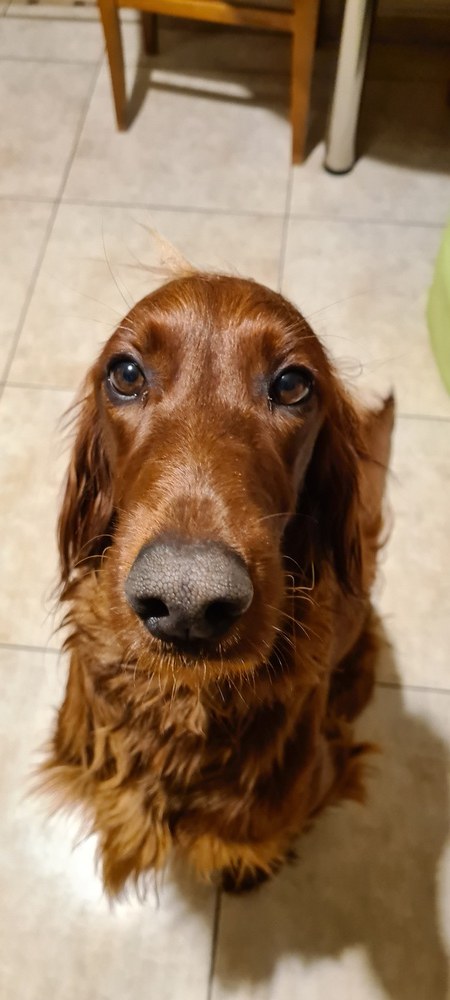
#> input picture face_detection/face_images/20230527_224925.jpg, 450 x 1000 px, shrunk from 1816 x 4032 before the run, found by its file name; its folder holds only this picture in this run
$ python main_opencv.py
#> lines starting #> are read from the running program, lines starting #| are printed output that depends on the picture; after the words box and inside, x2 and y2 are one past the last pixel; in counts of white or black regions, pixels touching at a corner belong together
import cv2
import matplotlib.pyplot as plt

import os

# shira
# imagePath = "face_images/20230527_224925.jpg"

# ho lee shit
# imagePath = "face_images/2023_0528_023416.jpg"

# ja w lesie

filenames = next(os.walk("face_detection/face_images/", (None, None, [])))[2]

min_neighbors = 4
clasifier = "haarcascade_frontalface_alt_tree.xml"
face_images_path = "face_detection/face_images/"

for imagePath in filenames:
    imagePath = imagePath
    img = cv2.imread(face_images_path + imagePath)
#> img is the input picture: shape (1000, 450, 3); mean B, G, R 98.2, 124.6, 151.2
    print(
        img.shape
    )  # width, height, dimensions(in other words: is rgb or not) (931, 1170, 3)
#| (1000, 450, 3)
    gray_image = cv2.cvtColor(img, cv2.COLOR_BGR2GRAY)
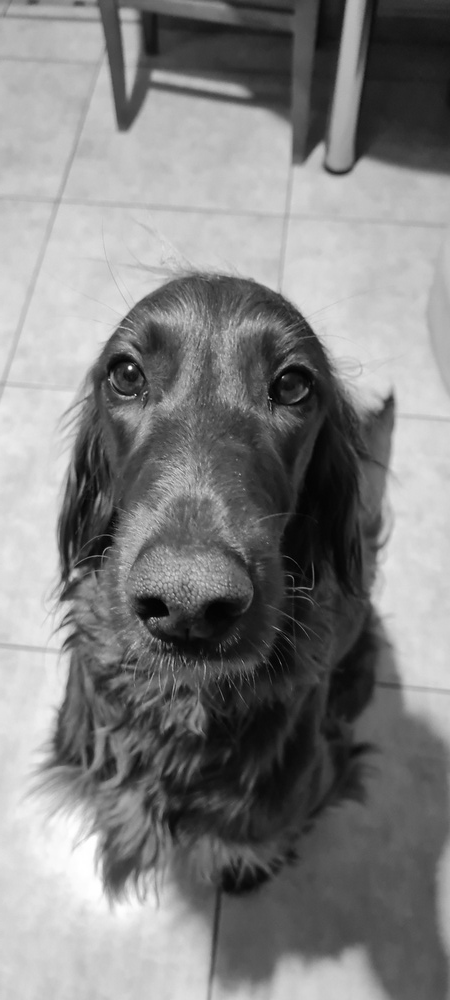
#> gray_image: shape (1000, 450); min 1, max 255, mean 129.6
    print(gray_image.shape)  # (931, 1170)
#| (1000, 450)

    face_classifier = cv2.CascadeClassifier(
        cv2.data.haarcascades + clasifier
    )  # load clasifier for frontal faces detection

    # detect face
    face = face_classifier.detectMultiScale(
        gray_image, scaleFactor=1.1, minNeighbors=min_neighbors, minSize=(40, 40)
    )
#> face = ()

    # edit img: draw rectangle around face
    for x, y, w, h in face:
        cv2.rectangle(img, (x, y), (x + w, y + h), (0, 255, 0), 4)
#> this loop made 0 passes

    # make image color again
    img_rgb = cv2.cvtColor(img, cv2.COLOR_BGR2RGB)

    directory = (
        "face_detection/min_neighbors_" + str(min_neighbors) + "/" + clasifier + "/"
    )
    os.makedirs(directory, exist_ok=True)
    plt.figure(figsize=(20, 10))
    plt.imsave(directory + imagePath, img_rgb)
    plt.axis("off")

$ run again, on face_detection/face_images/20230818_184606.jpg
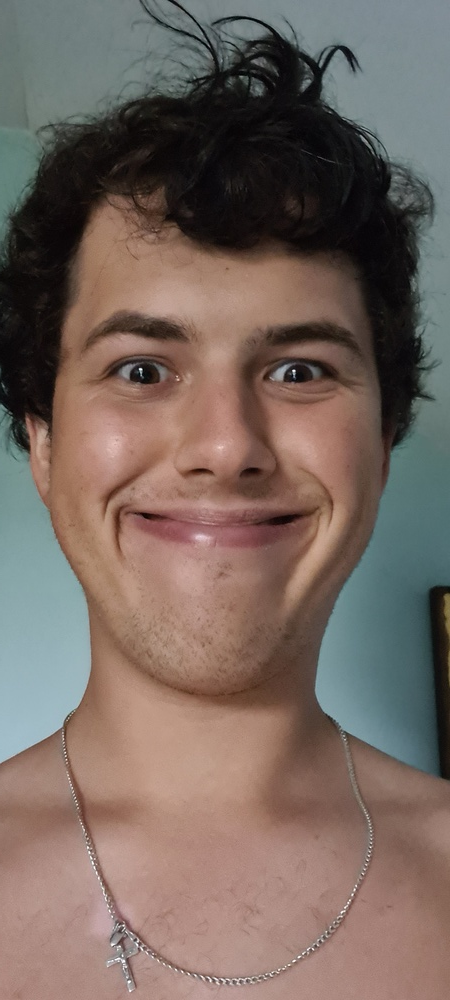
#> input picture face_detection/face_images/20230818_184606.jpg, 450 x 1000 px, shrunk from 1448 x 3216 before the run, found by its file name
#> img is the input picture: shape (1000, 450, 3); mean B, G, R 95.8, 103.5, 119
#| (1000, 450, 3)
#> `gray_image = cv2.cvtColor(img, cv2.COLOR_BGR2GRAY)`:
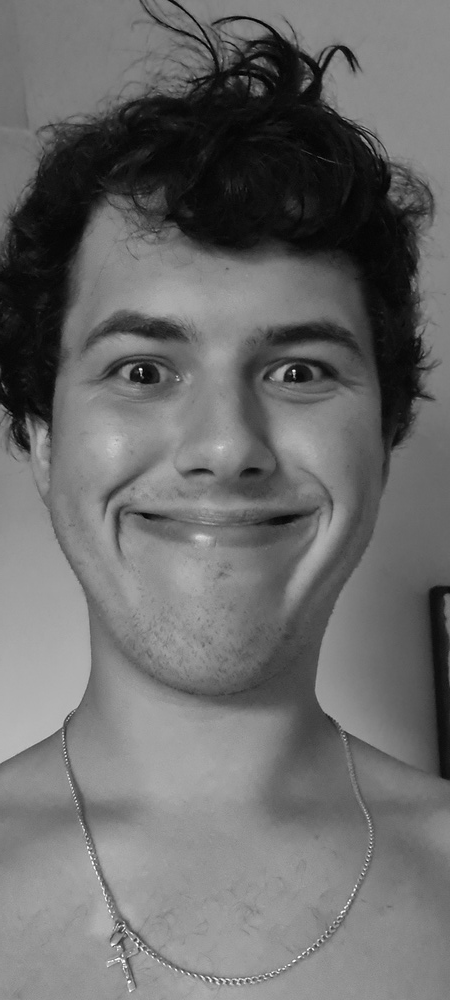
#> gray_image: shape (1000, 450); min 1, max 254, mean 107.3
#| (1000, 450)
#> face = [[24, 220, 388, 388]]
#> the loop `for x, y, w, h in face:` made 1 pass
#> after the loop `for x, y, w, h in face:`:
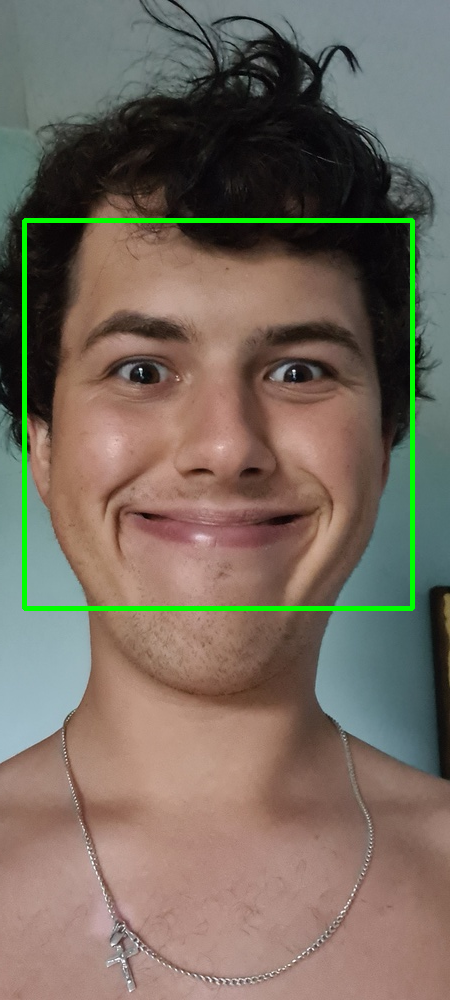
#> img: shape (1000, 450, 3); 1.72% of pixels changed, all inside (x1, y1, x2, y2) = (22, 218, 415, 611)

$ run again, on face_detection/face_images/20230818_184608.jpg
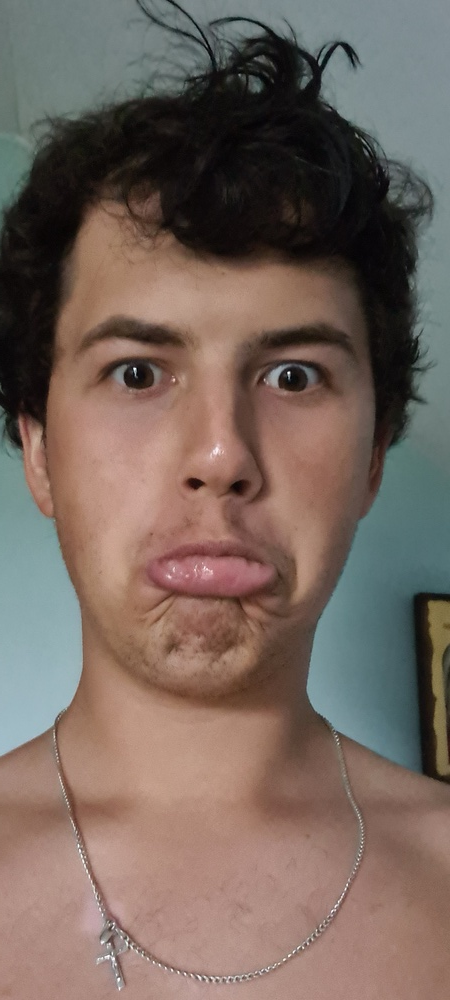
#> input picture face_detection/face_images/20230818_184608.jpg, 450 x 1000 px, shrunk from 1448 x 3216 before the run, found by its file name
#> img is the input picture: shape (1000, 450, 3); mean B, G, R 94, 102.4, 118.3
#| (1000, 450, 3)
#> `gray_image = cv2.cvtColor(img, cv2.COLOR_BGR2GRAY)`:
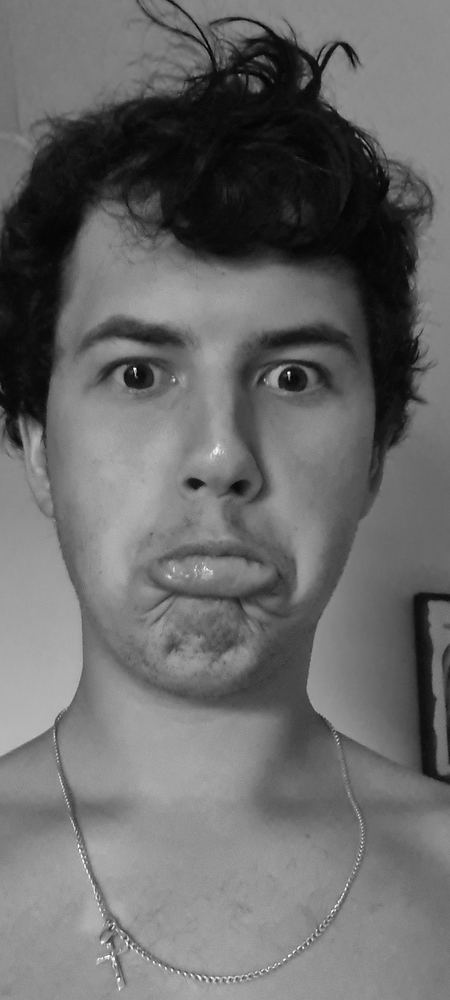
#> gray_image: shape (1000, 450); min 1, max 255, mean 106.2
#| (1000, 450)
#> face = [[29, 224, 382, 382]]
#> the loop `for x, y, w, h in face:` made 1 pass
#> after the loop `for x, y, w, h in face:`:
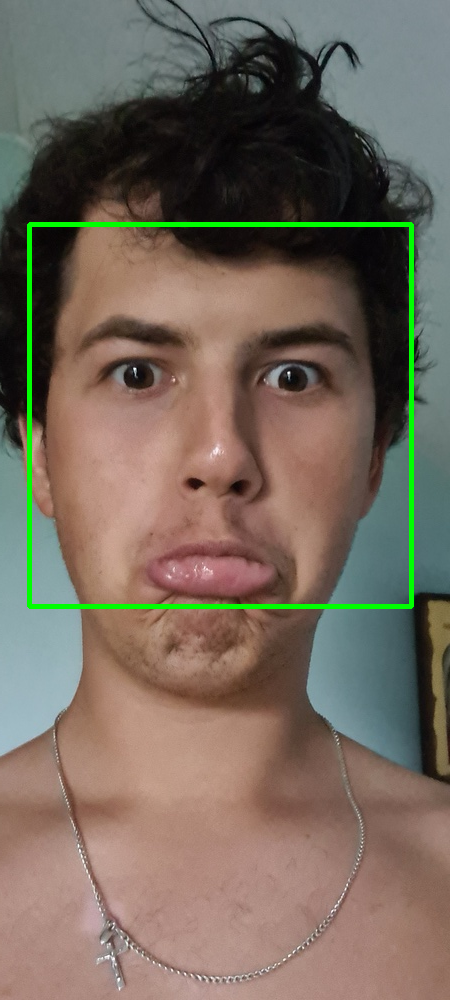
#> img: shape (1000, 450, 3); 1.7% of pixels changed, all inside (x1, y1, x2, y2) = (27, 222, 414, 609)

$ run again, on face_detection/face_images/20230920_164915.jpg
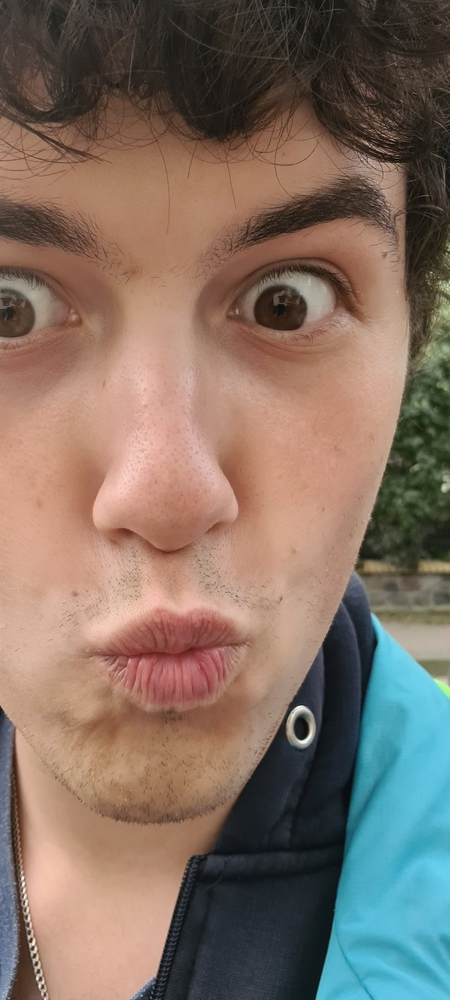
#> input picture face_detection/face_images/20230920_164915.jpg, 450 x 1000 px, shrunk from 1448 x 3216 before the run, found by its file name
#> img is the input picture: shape (1000, 450, 3); mean B, G, R 99.3, 111.2, 129.5
#| (1000, 450, 3)
#> `gray_image = cv2.cvtColor(img, cv2.COLOR_BGR2GRAY)`:
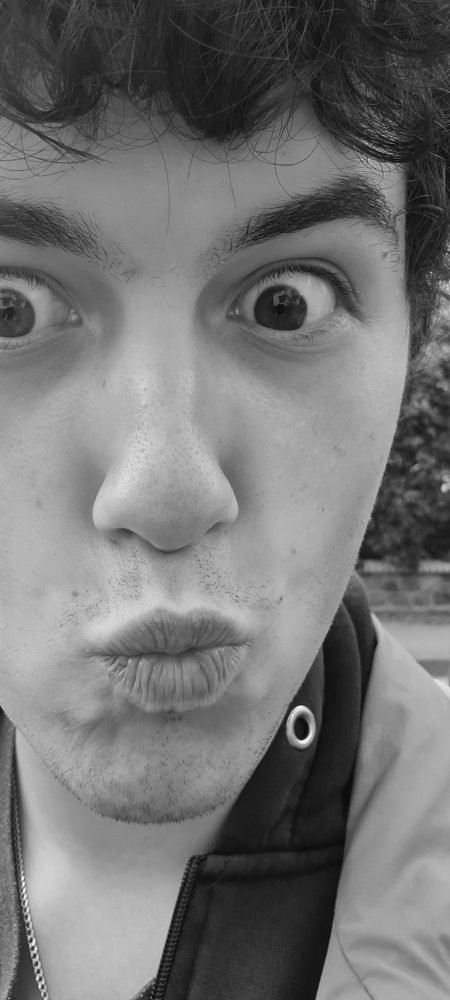
#> gray_image: shape (1000, 450); min 8, max 251, mean 115.3
#| (1000, 450)
#> face = ()

$ run again, on face_detection/face_images/20230528_032416.jpg
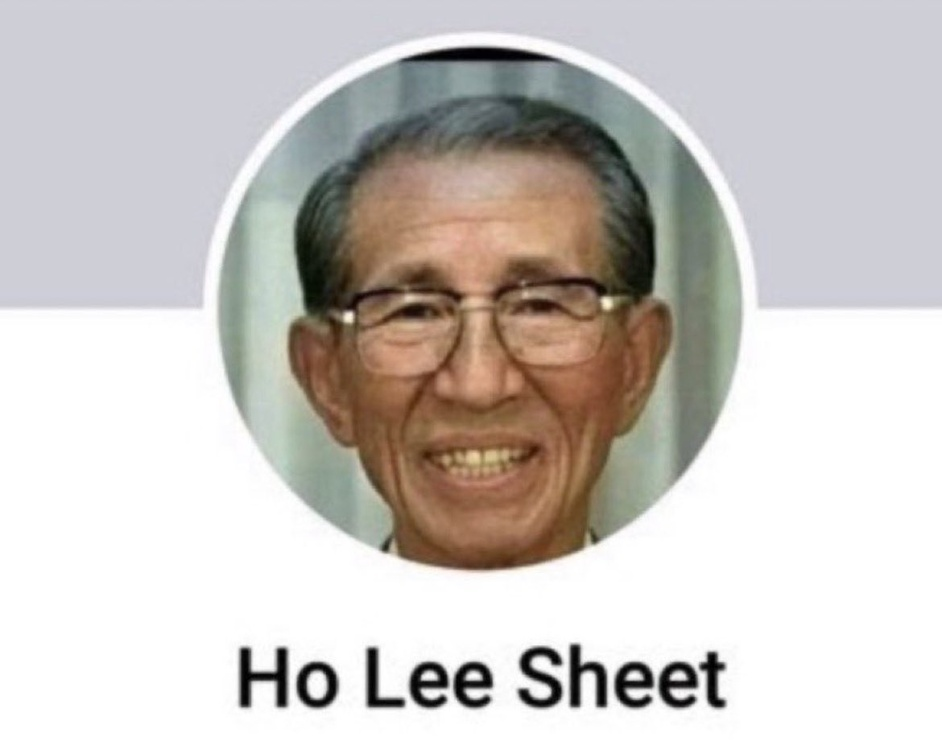
#> input picture face_detection/face_images/20230528_032416.jpg, 942 x 749 px, shrunk from 1170 x 931 before the run, found by its file name
#> img is the input picture: shape (749, 942, 3); mean B, G, R 194.5, 198.3, 203
#| (749, 942, 3)
#> `gray_image = cv2.cvtColor(img, cv2.COLOR_BGR2GRAY)`:
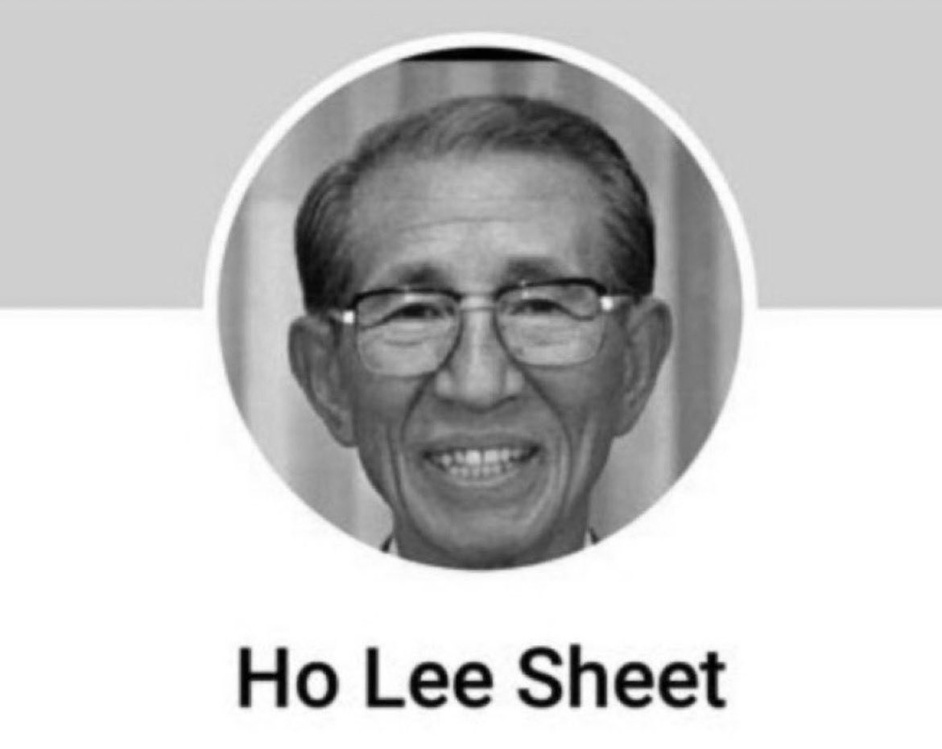
#> gray_image: shape (749, 942); min 0, max 255, mean 199.3
#| (749, 942)
#> face = [[290, 155, 362, 362]]
#> the loop `for x, y, w, h in face:` made 1 pass
#> after the loop `for x, y, w, h in face:`:
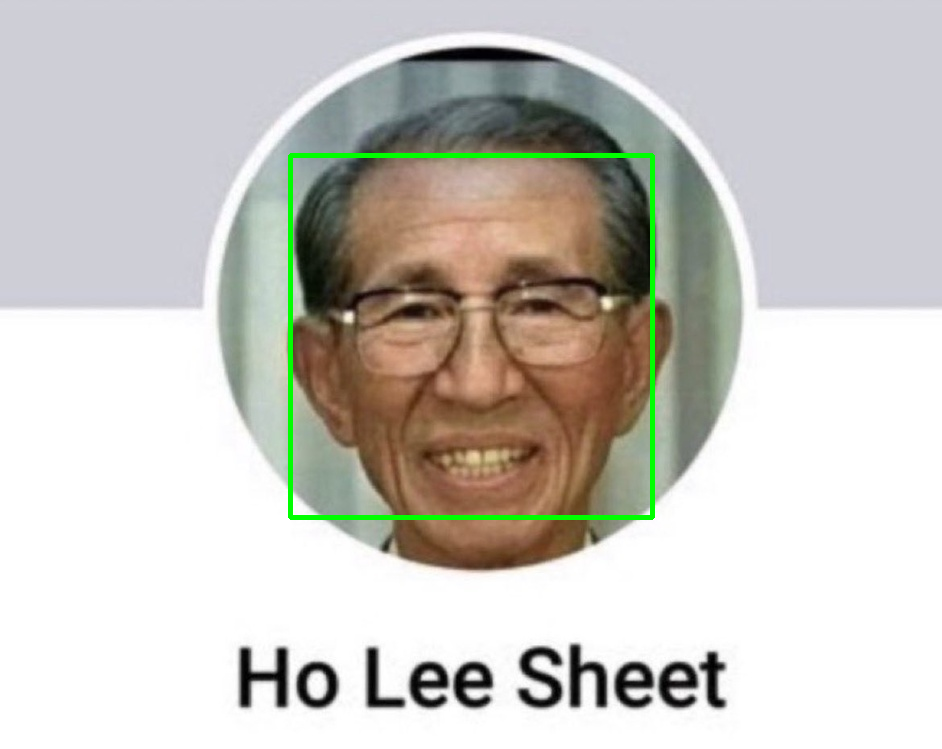
#> img: shape (749, 942, 3); 1.02% of pixels changed, all inside (x1, y1, x2, y2) = (288, 153, 655, 520)
